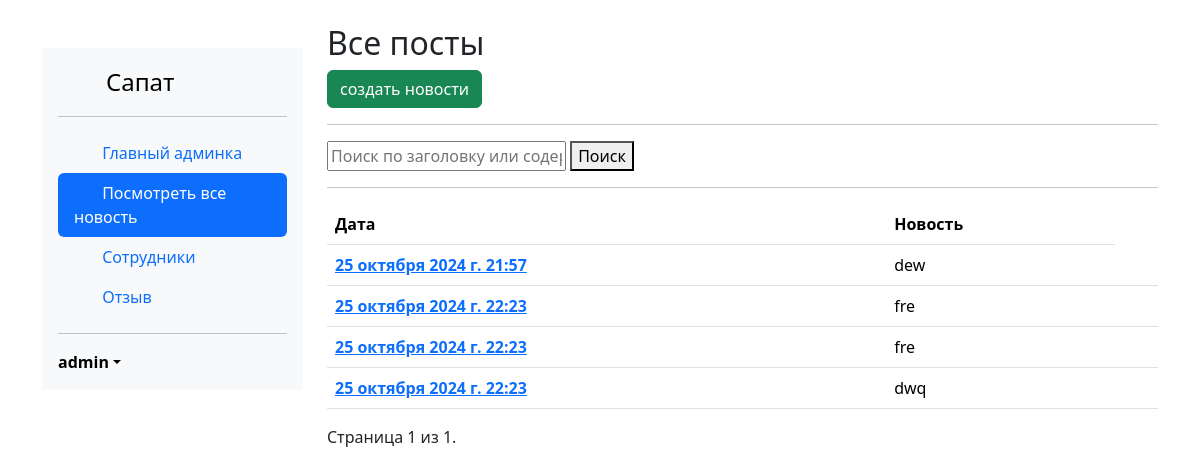
/admsapat/all_posts/ (signed in), run on an earlier commit of the app's database.
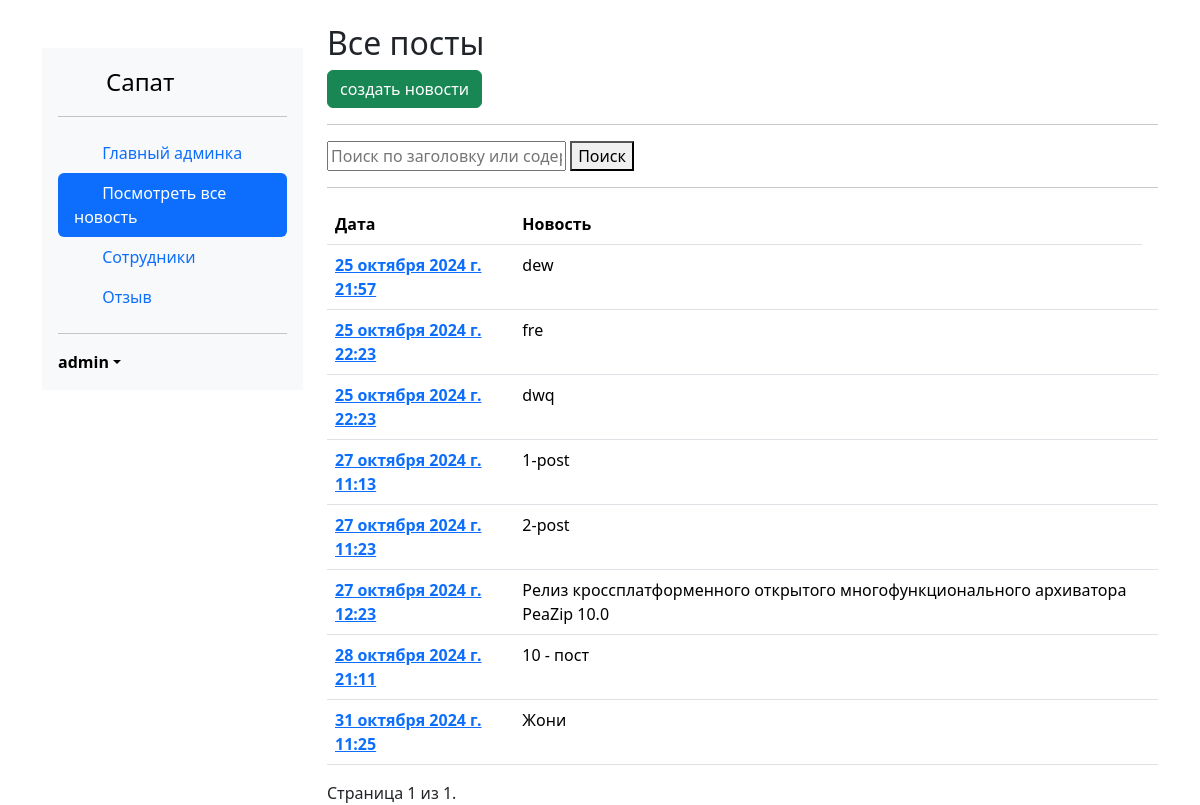
And on a later commit of the database.
### database_admin/models.py (models this page shows, shortened)
class Post(models.Model):
    title = models.CharField(max_length=200)
    content = models.TextField()
    created_at = models.DateTimeField()
    class Meta:
        ordering = ['created_at']
        verbose_name = 'Пост'
        verbose_name_plural = "Посты"

### database_admin/views/post_views.py (the view)
# urls.py: path('all_posts/', all_posts, name='all_posts'),
@login_required
@user_passes_test(lambda u: u.is_superuser)
def all_posts(request):
    query = request.GET.get('q')  # Получаем запрос поиска
    posts = Post.objects.prefetch_related('images')  # Загружаем посты с изображениями
    if query:
        posts = posts.filter(Q(title__icontains=query) | Q(content__icontains=query))
    paginator = Paginator(posts, 10)  # Создаем объект пагинатора с 10 постами на странице
    page_number = request.GET.get('page')  # Получаем номер страницы из запроса
    page_obj = paginator.get_page(page_number)  # Получаем объекты для отображения на текущей странице
    context = {
        'page_obj': page_obj,
        'query': query,  # Передаем запрос для отображения в форме поиска
    }
    return render(request, 'adminka_post/admin_all_posts.html', context)  # Обновите на свой шаблон

### database_admin/templates/adminka_post/admin_all_posts.html (shortened to what this page needs)
{% extends 'adminka_post/base_adminka.html' %}
{% block content %}
    <h2>Все посты</h2>
    <p><a class="btn btn-success" href="{% url 'create_post' %}">создать новости</a></p>
    <hr>
    <form method="GET" action="">
        <input type="text" name="q" value="" placeholder="Поиск по заголовку или содержимому" />
        <button type="submit">Поиск</button>
    </form>
    <hr>
    <table class="table  ">
        <thead>
        <tr>
            <th scope="col">Дата</th>
            <th scope="col">Новость</th>
        </tr>
        </thead>
        <tbody>
        {% for post in page_obj %}
            <tr>
                <th><a href="{% url 'post_detail' post.id %}">{{ post.created_at }}</a></th>
                <td>{{ post.title }}</td>
                <td>
                </td>
            </tr>
        {% empty %}
            <tr>
                <td colspan="3">Нет доступных постов.</td>
            </tr>
        {% endfor %}
        </tbody>
    </table>
   <div class="pagination">
    <span class="step-links">
        <span class="current">
            Страница {{ page_obj.number }} из {{ page_obj.paginator.num_pages }}.
        </span>
    </span>
</div>
{% endblock %}

What changed in the data, as far as the page shows it:
removed Post: created_at "25 октября 2024 г. 22:23", title "fre"
added Post: created_at "27 октября 2024 г. 11:13", title "1-post"
added Post: created_at "27 октября 2024 г. 11:23", title "2-post"
added Post: created_at "27 октября 2024 г. 12:23", title "Релиз кроссплатформенного открытого многофункционального архиватора PeaZip 10.0"
added Post: created_at "28 октября 2024 г. 21:11", title "10 - пост"
added Post: created_at "31 октября 2024 г. 11:25", title "Жони"
